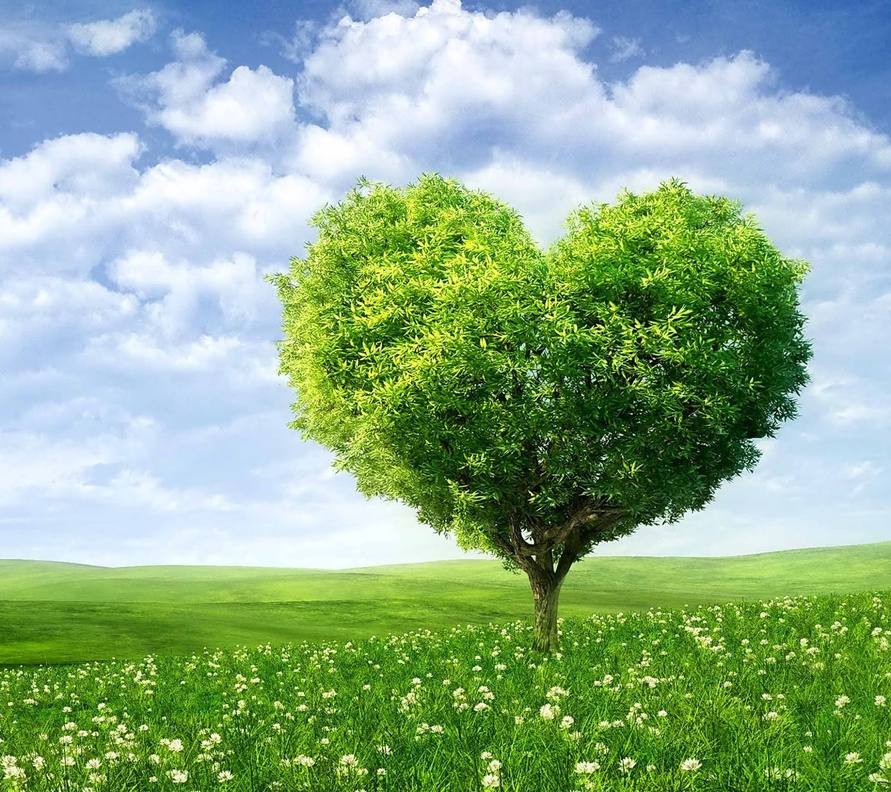
#> input picture Machine_Learning/K-Means_ Image Processing/a.jpg, 891 x 792 px, shrunk from 1600 x 1421 before the run, found by its file name
$ python 'K-Means_ Image Processing .py'
#> lines starting #> are read from the running program, lines starting #| are printed output that depends on the picture
import matplotlib.pyplot as plt
from sklearn.cluster import KMeans
import numpy
img = plt.imread(r"D:\Python_Code\Machine_Learning\K-Means_ Image Processing\a.jpg")
#> img is the input picture: shape (792, 891, 3); mean R, G, B 140.3, 173.3, 138.4
width = img.shape[0]
#> width = 792
height = img.shape[1]
#> height = 891

img = img.reshape(width*height,3)

kmeans = KMeans(n_clusters=4).fit(img)
labels = kmeans.predict(img)
clusters = kmeans.cluster_centers_
#> clusters = [[52.59, 98.18, 17.66], [208.2, 225.8, 240.3], [141.9, 185.8, 73.69], [111.3, 148.4, 202.1]]

# method 1
img2 = numpy.zeros_like(img)

for i in range(len(img2)):
	img2[i] = clusters[labels[i]]

img2 = img2.reshape(width,height,3)
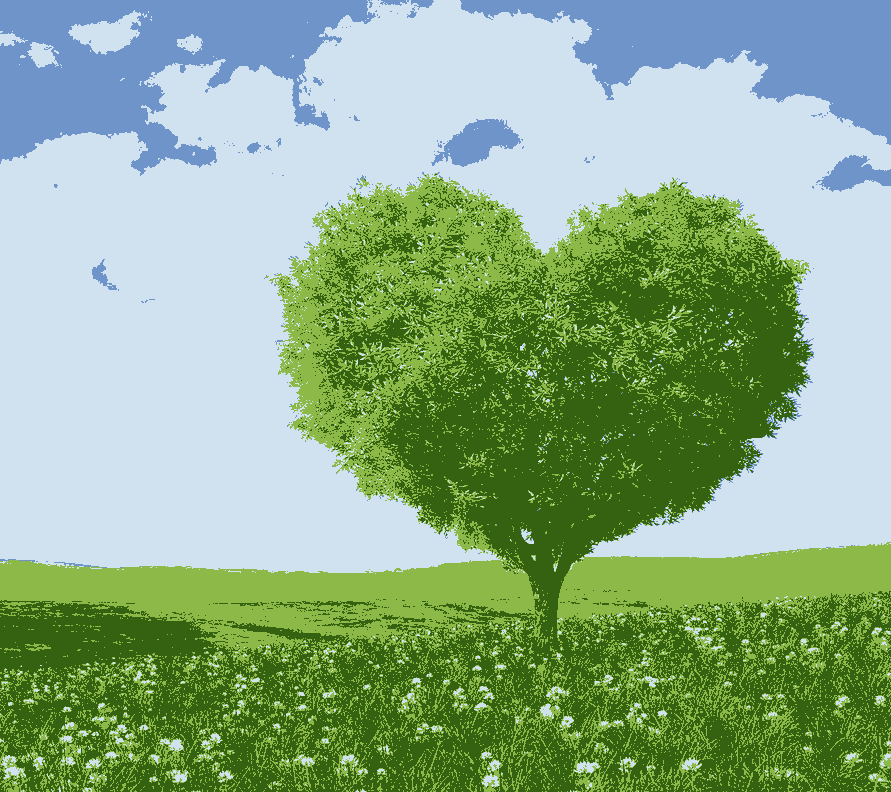
#> img2: shape (792, 891, 3); mean of channels 0, 1, 2 139.8, 172.6, 137.8; drawn as R, G, B

# [8 lines of commented-out code are left out]

plt.imshow(img2)
plt.show()
